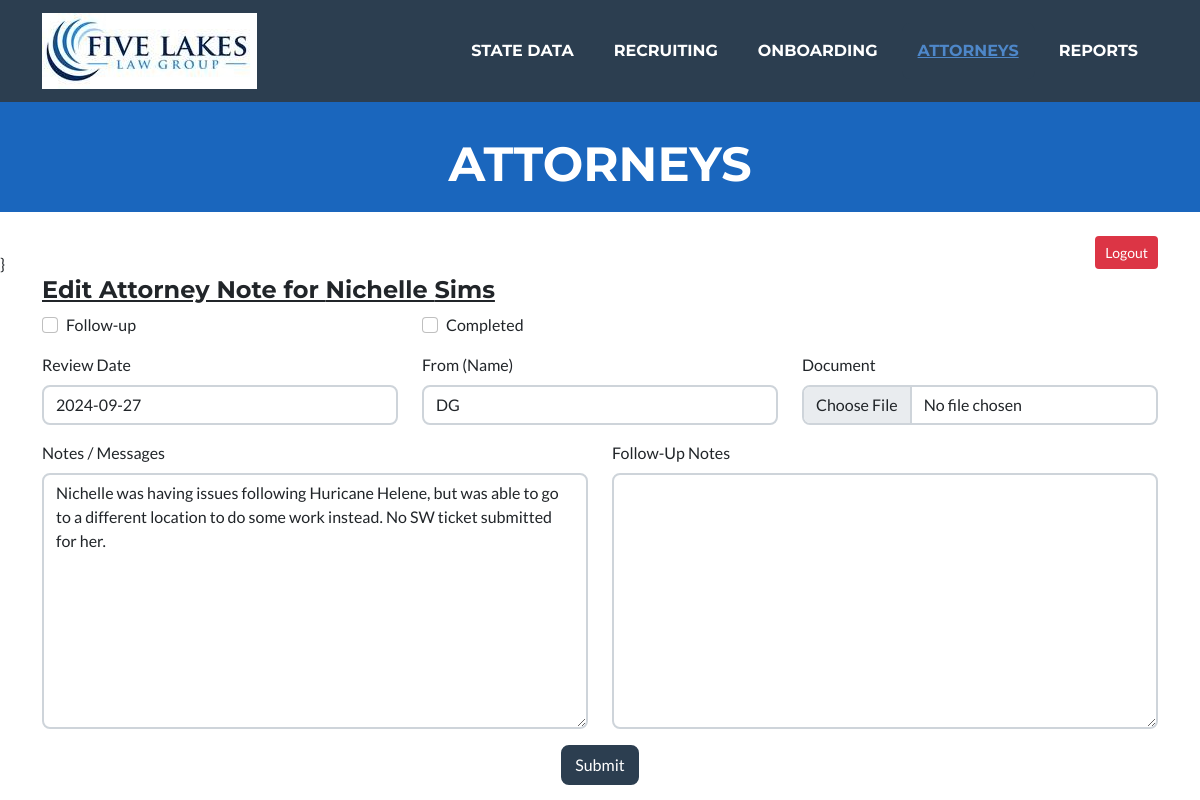
/attorneys/edit_note/30/182/ (signed in), run on the app's committed database.
### attorneys/models.py (models this page shows, shortened)
class Employee(models.Model):
    class Meta:
        verbose_name = "Employee"
        verbose_name_plural = "Employees"
    states = State.objects.order_by('state_abbrev')
    STATE_CHOICES = []
    for state in states:
        each_state = (state.state_abbrev, state.state_abbrev)
        STATE_CHOICES.append(each_state)
    states_list = State.objects.all().order_by('manager')
    temp_list = []
    for state in states_list:
        temp_list.append(state.manager)
    manager_list = list(OrderedDict.fromkeys(temp_list))
    MANAGER_OPTIONS = []
    for manager in manager_list:
        each_manager = (manager, manager)
        MANAGER_OPTIONS.append(each_manager)
    EMPLOYMENT_OPTIONS = [
        ('Full-Time', 'Full-Time'),
        ('Part-Time', 'Part-Time'),
        ('Of Counsel', 'Of Counsel'),
        ('Floater', 'Floater'),
    ]
    SOURCE_OPTIONS = [
        ('Indeed', 'Indeed'),
        ('Linked In', 'Linked In'),
        ('Recruiter', 'Recruiter'),
        ('Employee Referral', 'Employee Referral'),
    ]
    FIRM_OPTIONS = [
        ('Huron Law Group', 'Huron Law Group'),
        ('Five Lakes Law Group', 'Five Lakes Law Group'),
    ]
    GENDER_CHOICES = [
        ('Male', 'Male'),
        ('Female', 'Female')
    ]
    STEP_CHOICES = [
        ('New Resume', 'New Resume'),
        ('Interview1', 'Interview1'),
        ('Interview2', 'Interview2'),
        ('Final', 'Final'),
        ('Open File', 'Open File')
    ]
    PRIORITY_CHOICES = [
        ('Critical', 'Critical'),
        ('High', 'High'),
        ('Medium', 'Medium'),
        ('Low', 'Low'),
    ]
    employee_id = models.BigAutoField("Employee ID", primary_key=True)
    is_active = models.BooleanField("Is Active", default=True, blank=True, null=True)
    state_abbrev = models.CharField("State", max_length=25,
        choices = STATE_CHOICES, blank=False, null=True)
    position = models.CharField("Position", max_length=25,
        choices = EMPLOYMENT_OPTIONS, blank=True, null=False, default="Full-Time")
    salary = models.CharField("Salary", max_length=10, default = "80,000", blank=False, null=False)
    manager = models.CharField("Manager", max_length=50,
        choices = MANAGER_OPTIONS, blank=True, null=False, default="")
    gender = models.CharField("Gender", max_length=10,
        choices = GENDER_CHOICES, blank=False, null=True)
    first_name = models.CharField("First Name", max_length=25, blank=False, null=False)
    middle_name = models.CharField("Middle Name", max_length=25, blank=True, null=False)
    last_name = models.CharField("Last Name", max_length=25, blank=False, null=False)
    phone = models.CharField("Phone Number", max_length=15, blank=True, null=True)
    email = models.EmailField("Email", max_length=254, blank=True, null=True)
    five_lakes_firm = models.BooleanField("Five Lakes Law Group", default=True)
    huron_firm = models.BooleanField("Huron Law Group", default=False)
    resume = models.FileField(upload_to='resumes/', blank=True, null=True)
    hire_date = models.DateField("Start Date", max_length=255, blank=True, null=True)
    start_date = models.DateField("Start Date", max_length=255, blank=True, null=True)
    onboarding_step = models.CharField("Last Name", max_length=50, blank=True, null=True)
    onboarding_complete = models.BooleanField("Onboarding Complete", default=False)
    priority = models.CharField("Criticality Level", max_length=10,
        choices = PRIORITY_CHOICES, default="Low", blank=False, null=True)
    prev_page = models.CharField("Last Name", max_length=100, blank=True, null=True)

class Attorney_Notes_Model(models.Model):
    class Meta:
        verbose_name = "Attorney Notes"
        verbose_name_plural = "Attorney Notes"
    MANAGER_OPTIONS  = get_manager_options()
    employee_id = models.ForeignKey(Employee, on_delete=models.CASCADE)
    date = models.DateField("Review Date", default=datetime.today().strftime(("%m/%d/%Y")),
               max_length=25, blank=True, null=True)
    from_person = models.CharField("From (Name)", max_length=50, blank=True, null=True)
    notes = models.TextField("Notes / Messages", blank=True, null=True)
    document = models.FileField(upload_to='Notes/', blank=True, null=True)
    follow_up_required = models.BooleanField("Follow-up", default=False)
    follow_up_notes = models.TextField("Follow-Up Notes", blank=True, null=True)
    follow_up_completed = models.BooleanField("Completed", default=False)

### attorneys/views.py (the view)
# urls.py: path('edit_note/<employee>/<pk>/', views.edit_note, name="edit_note"),
@login_required(login_url=reverse_lazy('login'))
def edit_note(request, pk=None, employee=None):
    context = {'title': 'Attorneys'}
    attorney_data = Employee.objects.get(employee_id=employee)
    context.update({'attorney': attorney_data})
    if request.method == "POST":
        form = Attorney_Notes_Form(request.POST, request.FILES)
        form.instance.id = pk
        form.instance.employee_id_id = employee
        if form.is_valid():
            form.save()
            print('saved')
        return HttpResponseRedirect(reverse_lazy('attorney_data', kwargs={'pk': employee}), context)
    else:
        note_instance = Attorney_Notes_Model.objects.get(id=pk)
        NoteForm = Attorney_Notes_Form(instance=note_instance)
        context.update({'noteForm': NoteForm})
        return render(request, 'templates/attorneys/edit_attorney_note.html', context)

### FiveLakes/templates/attorneys/edit_attorney_note.html (shortened to what this page needs)
python manage.py {% extends 'templates/index.html' %}
{% load crispy_forms_tags %}
{% load static %}
{% block menu %}
<div class="collapse navbar-collapse" id="navbarResponsive">
    <ul class="navbar-nav ms-auto">
        <li class="nav-item mx-0 mx-lg-1"><a class="nav-link py-3 px-0 px-lg-3 rounded" href="{% url 'states' %}">State Data</a></li>
        <li class="nav-item mx-0 mx-lg-1"><a class="nav-link py-3 px-0 px-lg-3 rounded" href="{% url 'recruiting' %}">Recruiting</a></li>
        <li class="nav-item mx-0 mx-lg-1"><a class="nav-link py-3 px-0 px-lg-3 rounded" href="{% url 'onboarding' %}">Onboarding</a></li>
        <li class="nav-item mx-0 mx-lg-1"><a class="nav-link py-3 px-0 px-lg-3 rounded active" href="{% url 'attorneys' %}">Attorneys</a></li>
        <li class="nav-item mx-0 mx-lg-1"><a class="nav-link py-3 px-0 px-lg-3 rounded" href="#reports">Reports</a></li>
    </ul>
</div>
{% endblock menu %}
{% block header %}
<header class="masthead bg-primary text-white text-center">
    <div class="container d-flex align-items-center flex-column">
        <h4 class="masthead-heading text-uppercase mb-0">Attorneys</h4>
    </div>
</header>
{% endblock header %}
{% block content %}}
    <div class="container">
        <h4><u>Edit Attorney Note for {{ attorney.first_name }} {{ attorney.last_name }}</u></h4>
    </div>
    <div class="container">
      <form method="post" enctype="multipart/form-data">
        <div class="form-selection">
            {% crispy noteForm %}
        </div>
        <div style="text-align: center">
            <button type="submit" class="btn btn-secondary">Submit</button>
        </div>
      </form>
{% endblock content %}

### data on the page
Employee: first_name "Nichelle", last_name "Sims"
Attorney_Notes_Model: date "2024-09-27", from_person "DG", notes "Nichelle was having issues following Huricane Helene, but was able to go to a different location to do some work instead. No SW ticket submitted for her."
